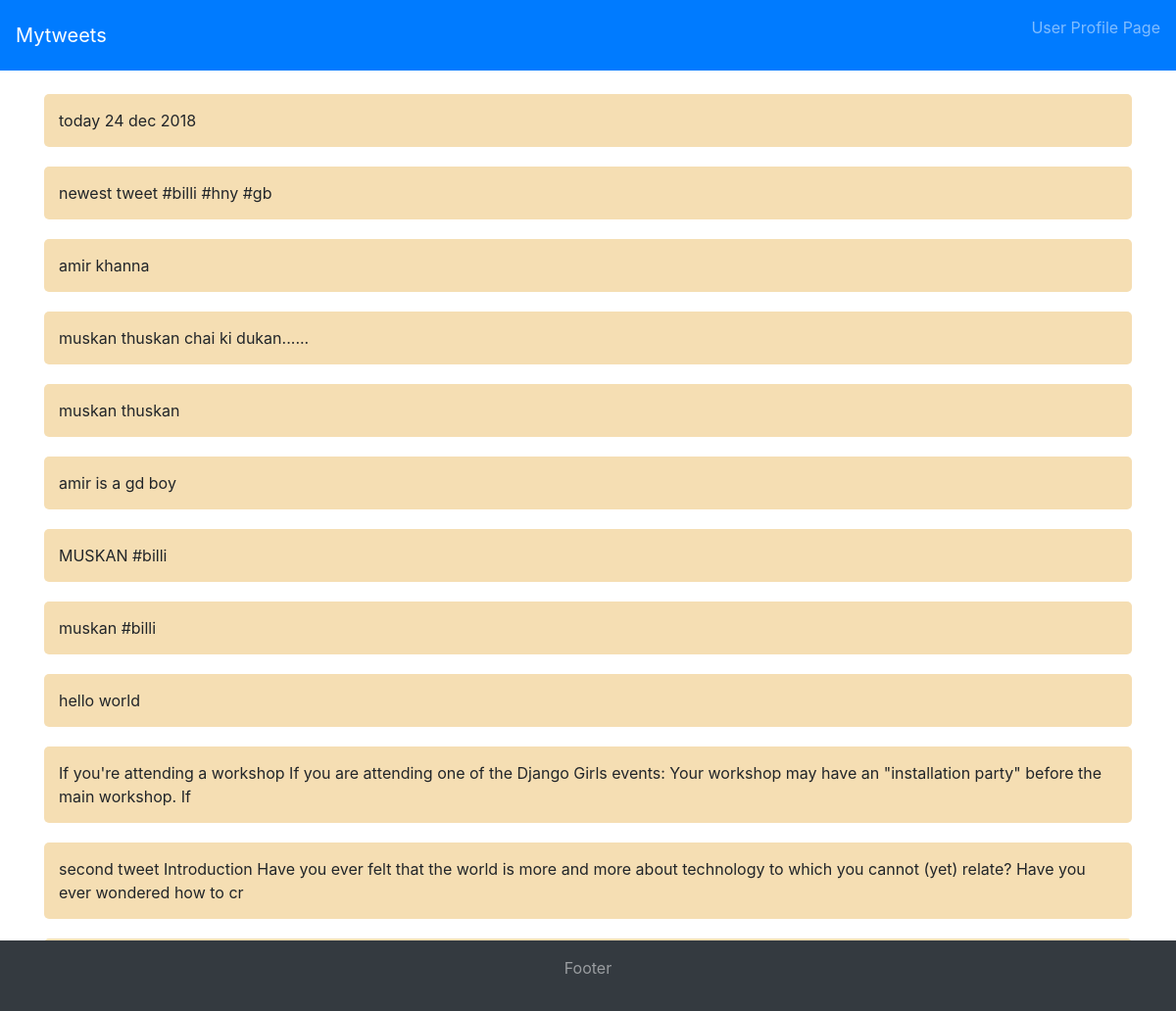
Before: / with the older database file.
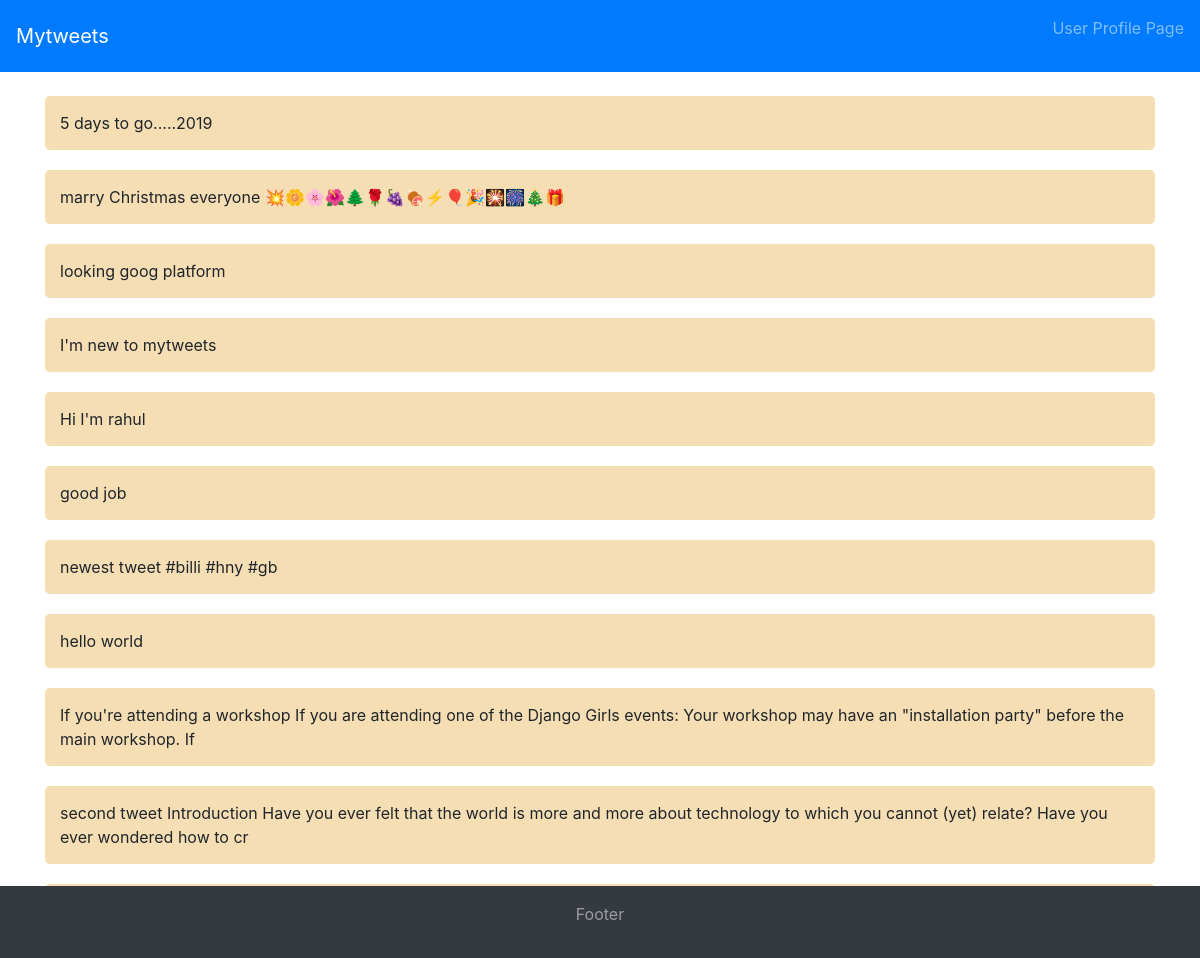
After: the same page with the newer database file.
### tweets/models.py (models this page shows, shortened)
class Tweet(models.Model):
    user = models.ForeignKey(User, on_delete=models.CASCADE)
    text = models.CharField(max_length=160)
    created_date = models.DateTimeField(auto_now_add=True)
    country = models.CharField(max_length=30)
    is_active = models.BooleanField(default=True)

### tweets/views.py (the view)
# urls.py: 2. Add a URL to urlpatterns:  path('', Home.as_view(), name='home')
class Home(View):
    def get(self, request):
        tweets = Tweet.objects.all().order_by('-created_date')
        return render(request, 'home.html', {'tweets': tweets})

### tweets/templates/home.html
{% extends "base.html" %}
{% block content %}
{% for tweet in tweets %}
<div style="background:wheat; padding: 15px; margin-bottom: 20px; border-radius: 5px">
    <span>{{ tweet.text }}</span>
</div>
{% endfor %}
{% endblock %}

### tweets/templates/base.html (shortened to what this page needs)
<!DOCTYPE html>
<html lang="en">
<head>
    <link rel="stylesheet" href="https://maxcdn.bootstrapcdn.com/bootstrap/4.1.3/css/bootstrap.min.css">
</head>
<body>
    <nav class="navbar navbar-expand-sm bg-primary navbar-dark">
        <a class="navbar-brand" href="{% url 'home' %}">Mytweets</a>
        <p class="navbar-text ml-auto">User Profile Page</p>
    </nav>
    <br>
    <div class="container">
        {% block content %}
        {% endblock %}
    </div>
    <nav class="navbar navbar-expand-sm bg-dark navbar-dark fixed-bottom justify-content-center" role="navigation">
        <p class="navbar-text">Footer </p>
    </nav>
</body>
</html>

Changed rows visible on the page:
removed Tweet: text "today 24 dec 2018"
removed Tweet: text "amir khanna"
removed Tweet: text "muskan thuskan chai ki dukan......"
removed Tweet: text "muskan thuskan"
removed Tweet: text "amir is a gd boy"
removed Tweet: text "MUSKAN #billi"
removed Tweet: text "muskan #billi"
added Tweet: text "5 days to go.....2019"
added Tweet: text "marry Christmas everyone 💥🌼🌸🌺🌲🌹🍇🍖⚡🎈🎉🎇🎆🎄🎁"
added Tweet: text "looking goog platform"
added Tweet: text "I'm new to mytweets"
added Tweet: text "Hi I'm rahul"
added Tweet: text "good job"
